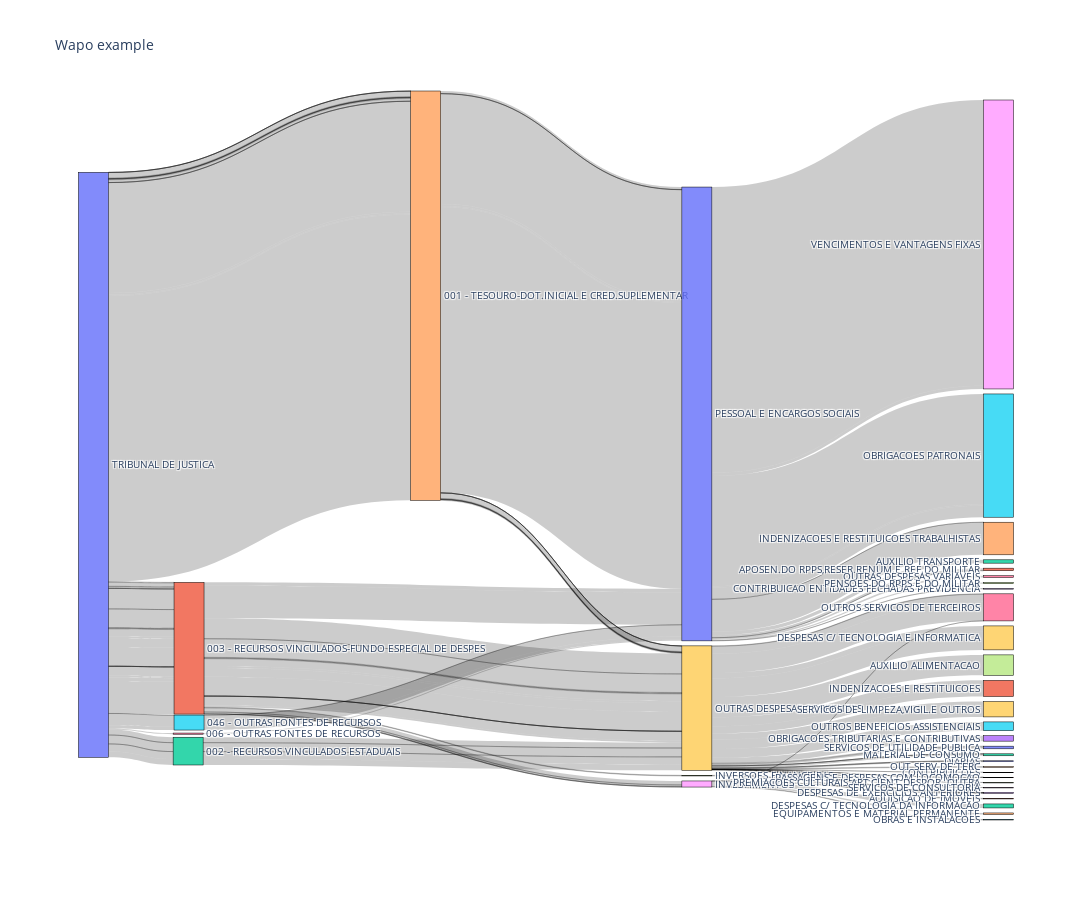

The cell this chart's notebook holds for it:
### Code cell
data_trace = dict(
    type='sankey',
    domain = dict(
      x =  [0,1],
      y =  [0,1]
    ),
    orientation = "h",
#     valueformat = ".0f",
    node = dict(
      pad = 5,
      thickness = 30,
      line = dict(
        color = "black",
        width = 0.5
      ),
      label =  df['label']
    ),
    link = dict(
      source = df_final['source_num'],
      target = df_final['target_num'],
      value = df_final['value'],
#       label =  df['label']
  )
)

layout =  dict(
    title = "Wapo example",
    height = 900,
    width = 1200,
    font = dict(
      size = 10
    ),    
)


fig = dict(data=[data_trace], layout=layout)
iplot(fig)

### Figure 1 — Plotly figure (JSON) as saved in the notebook; plotly's stock layout.template omitted (floating-point values rounded to 4 significant figures; data arrays with more than 128 entries replaced by an {"elided": "..."} marker saying what was removed)
{"data": [{"domain": {"x": [0, 1], "y": [0, 1]}, "link": {"source": {"elided": "162 int values"}, "target": {"elided": "162 int values"}, "value": {"elided": "162 float values"}}, "node": {"label": ["TRIBUNAL DE JUSTICA", "003 - RECURSOS VINCULADOS-FUNDO ESPECIAL DE DESPES", "002 - RECURSOS VINCULADOS ESTADUAIS", "005 - RECURSOS VINCULADOS FEDERAIS", "001 - TESOURO-DOT.INICIAL E CRED.SUPLEMENTAR", "046 - OUTRAS FONTES DE RECURSOS", "006 - OUTRAS FONTES DE RECURSOS", "INVERSOES FINANCEIRAS", "INVESTIMENTOS", "OUTRAS DESPESAS CORRENTES", "PESSOAL E ENCARGOS SOCIAIS", "AQUISICAO DE IMOVEIS", "DESPESAS C/ TECNOLOGIA DA INFORMACAO", "DESPESAS DE EXERCICIOS ANTERIORES", "EQUIPAMENTOS E MATERIAL PERMANENTE", "OBRAS E INSTALACOES", "OUTROS SERVICOS DE TERCEIROS", "AUXILIO ALIMENTACAO", "CONTRIBUICOES", "DESPESAS C/ TECNOLOGIA E INFORMATICA", "DIARIAS", "INDENIZACOES E RESTITUICOES", "MATERIAL DE CONSUMO", "OBRIGACOES TRIBUTARIAS E CONTRIBUTIVAS", "OUT SERV DE TERC", "OUTROS BENEFICIOS ASSISTENCIAIS", "PASSAGENS E DESPESAS COM LOCOMOCAO", "PREMIACOES CULTURAIS ART.CIENT.DESPOR. OUTRA", "SERVICOS DE CONSULTORIA", "SERVICOS DE LIMPEZA,VIGIL.E OUTROS", "SERVICOS DE UTILIDADE PUBLICA", "APOSEN.DO RPPS,RESER.RENUM.E REF.DO MILITAR", "AUXILIO TRANSPORTE", "CONTRIBUICAO ENTIDADES FECHADAS PREVIDENCIA", "INDENIZACOES E RESTITUICOES TRABALHISTAS", "OBRIGACOES PATRONAIS", "OUTRAS DESPESAS VARIAVEIS", "PENSOES DO RPPS E DO MILITAR", "VENCIMENTOS E VANTAGENS FIXAS"], "line": {"color": "black", "width": 0.5}, "pad": 5, "thickness": 30, "x": [0.01442, 0.117, 0.116, 0.3708, 0.117, 0.116, 0.6619, 0.6619, 0.6619, 0.6619, 0.9856, 0.9856, 0.9856, 0.9856, 0.9856, 0.9856, 0.9856, 0.9856, 0.9856, 0.9856, 0.9856, 0.9856, 0.9856, 0.9856, 0.9856, 0.9856, 0.9856, 0.9856, 0.9856, 0.9856, 0.9856, 0.9856, 0.9856, 0.9856, 0.9856, 0.9856, 0.9856, 0.9856], "y": [0.5067, 0.7614, 0.9043, 0.2718, 0.8647, 0.8801, 0.9384, 0.95, 0.8446, 0.4361, 0.9703, 0.9805, 0.9624, 0.9913, 0.9996, 0.7047, 0.7849, 0.9337, 0.7471, 0.9184, 0.8173, 0.9094, 0.8867, 0.9263, 0.8699, 0.9408, 0.9479, 0.9548, 0.8461, 0.8993, 0.652, 0.641, 0.6788, 0.609, 0.4939, 0.662, 0.671, 0.2007]}, "orientation": "h", "type": "sankey"}], "layout": {"font": {"size": 10}, "height": 900, "title": {"text": "Wapo example"}, "width": 1200}}
